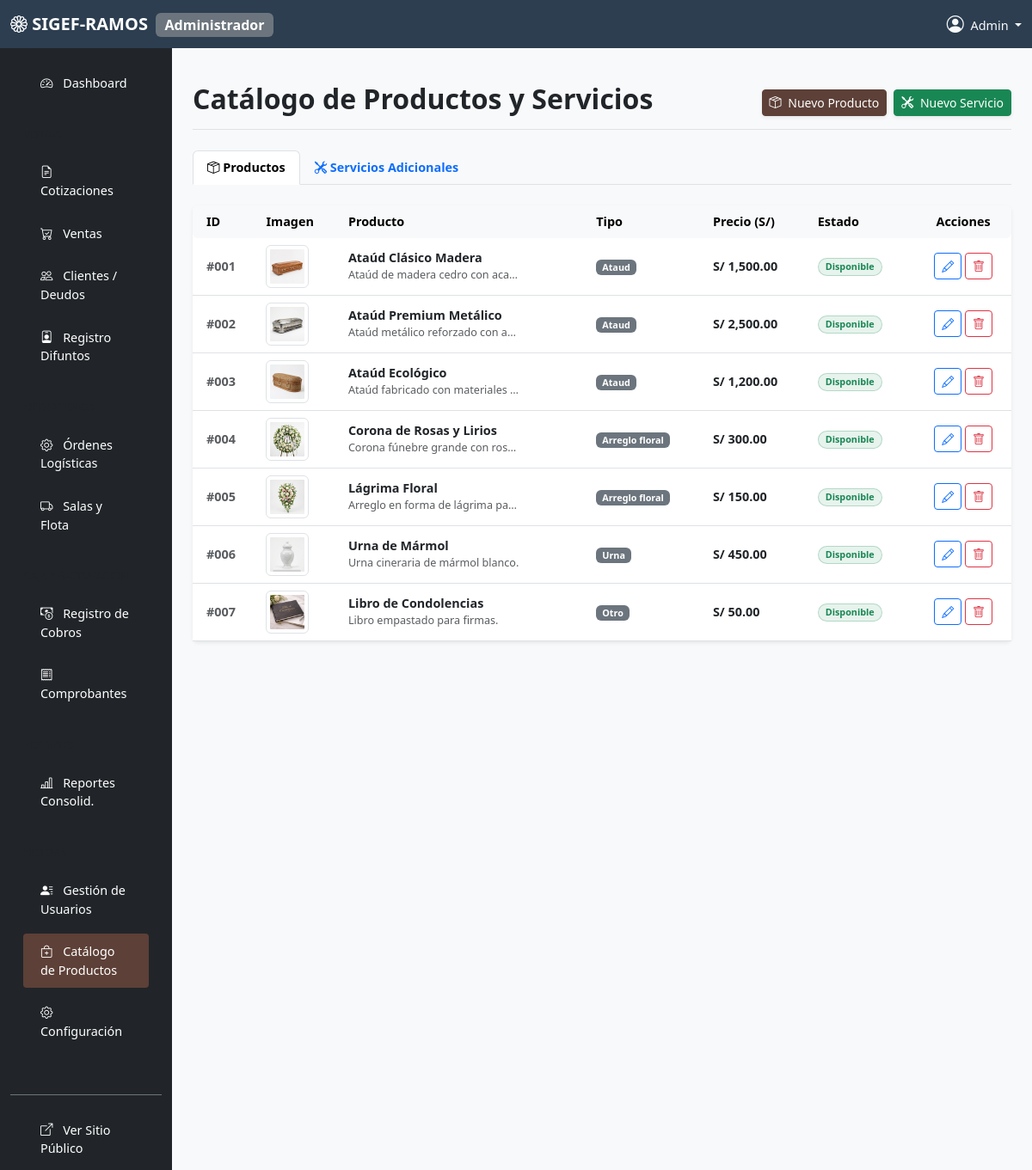
Screenshot of /?controller=Admin&action=catalogo (signed in) with the database file from the repository.
### tables this page shows
CREATE TABLE productos_catalogo (
    id INT AUTO_INCREMENT PRIMARY KEY,
    tipo ENUM('ataud', 'arreglo_floral', 'urna', 'otro') NOT NULL,
    nombre VARCHAR(100) NOT NULL,
    descripcion TEXT,
    precio DECIMAL(10,2) NOT NULL,
    imagen VARCHAR(255),
    estado ENUM('disponible', 'agotado') DEFAULT 'disponible'
);

### controllers/AdminController.php (called while the page is built, shortened)
<?php
class AdminController extends BaseController
{
    public function catalogo()
    {
        require_once 'models/Catalog.php';
        $catalogModel = new Catalog();
        $productos = $catalogModel->getAllProductos();
        $servicios = $catalogModel->getAllServicios();
        $this->render('admin/catalogo', [
            'title' => 'Catálogo de Productos y Servicios',
            'productos' => $productos,
            'servicios' => $servicios
        ], 'admin');
    }
}
?>

### models/Catalog.php (called while the page is built, shortened)
<?php
require_once 'config/config.php';
class Catalog {
    private $conn;
    public function __construct() {
        global $conn;
        $this->conn = $conn;
    }
    public function getAllProductos() {
        $query = "SELECT * FROM productos_catalogo";
        $stmt = $this->conn->prepare($query);
        $stmt->execute();
        return $stmt->fetchAll(PDO::FETCH_ASSOC);
    }
}
?>

### views/admin/catalogo.php (the view, shortened to what this page needs)
<?php
$productos = $data['productos'] ?? [];
?>
<div class="d-flex justify-content-between flex-wrap flex-md-nowrap align-items-center pt-3 pb-2 mb-4 border-bottom">
    <h1 class="h2 fw-bold text-dark">Catálogo de Productos y Servicios</h1>
    <div class="btn-toolbar mb-2 mb-md-0">
        <button type="button" class="btn btn-sm btn-primary shadow-sm me-2" data-bs-toggle="modal" data-bs-target="#prodModal" onclick="openProdModal('crear')">
            <i class="bi bi-box-seam me-1"></i> Nuevo Producto
        </button>
        <button type="button" class="btn btn-sm btn-success shadow-sm" data-bs-toggle="modal" data-bs-target="#servModal" onclick="openServModal('crear')">
            <i class="bi bi-tools me-1"></i> Nuevo Servicio
        </button>
    </div>
</div>
<ul class="nav nav-tabs mb-4" id="catTabs" role="tablist">
  <li class="nav-item" role="presentation">
    <button class="nav-link active fw-bold" id="prod-tab" data-bs-toggle="tab" data-bs-target="#prod" type="button" role="tab" aria-controls="prod" aria-selected="true"><i class="bi bi-box-seam"></i> Productos</button>
  </li>
  <li class="nav-item" role="presentation">
    <button class="nav-link fw-bold" id="serv-tab" data-bs-toggle="tab" data-bs-target="#serv" type="button" role="tab" aria-controls="serv" aria-selected="false"><i class="bi bi-tools"></i> Servicios Adicionales</button>
  </li>
</ul>
<div class="tab-content">
  <div class="tab-pane fade show active" id="prod" role="tabpanel" aria-labelledby="prod-tab">
      <div class="card shadow-sm border-0">
          <div class="card-body p-0">
              <div class="table-responsive">
                  <table class="table table-hover align-middle mb-0">
                      <thead class="table-light">
                          <tr>
                              <th class="ps-3 border-0 rounded-start">ID</th>
                              <th class="border-0">Imagen</th>
                              <th class="border-0">Producto</th>
                              <th class="border-0">Tipo</th>
                              <th class="border-0">Precio (S/)</th>
                              <th class="border-0">Estado</th>
                              <th class="border-0 text-center rounded-end">Acciones</th>
                          </tr>
                      </thead>
                      <tbody>
                          <?php foreach ($productos as $p): ?>
                          <tr>
                              <td class="ps-3 fw-bold text-muted">#<?= str_pad($p['id'], 3, '0', STR_PAD_LEFT) ?></td>
                              <td>
                                  <?php if($p['imagen']): ?>
                                      <img src="<?= BASE_URL ?>assets/img/catalog/<?= htmlspecialchars($p['imagen']) ?>" alt="<?= htmlspecialchars($p['nombre']) ?>" class="img-thumbnail" style="width: 50px; height: 50px; object-fit: cover;">
                                  <?php else: ?>
                                      <div class="bg-light text-muted d-flex align-items-center justify-content-center border rounded" style="width: 50px; height: 50px;"><i class="bi bi-image"></i></div>
                                  <?php endif; ?>
                              </td>
                              <td>
                                  <div class="fw-bold"><?= htmlspecialchars($p['nombre']) ?></div>
                                  <div class="small text-muted text-truncate" style="max-width: 200px;"><?= htmlspecialchars($p['descripcion']) ?></div>
                              </td>
                              <td><span class="badge bg-secondary"><?= ucfirst(str_replace('_', ' ', $p['tipo'])) ?></span></td>
                              <td class="fw-bold">S/ <?= number_format($p['precio'], 2) ?></td>
                              <td>
                                  <?php if($p['estado'] == 'disponible'): ?>
                                      <span class="badge bg-success bg-opacity-10 text-success px-2 py-1 border border-success border-opacity-25 rounded-pill">Disponible</span>
                                  <?php else: ?>
                                      <span class="badge bg-danger bg-opacity-10 text-danger px-2 py-1 border border-danger border-opacity-25 rounded-pill">Agotado</span>
                                  <?php endif; ?>
                              </td>
                              <td class="text-center">
                                  <button class="btn btn-sm btn-outline-primary" title="Editar" onclick='openProdModal("editar", <?= json_encode($p) ?>)' data-bs-toggle="modal" data-bs-target="#prodModal"><i class="bi bi-pencil"></i></button>
                                  <form method="POST" action="index.php?controller=Admin&action=catalogo" class="d-inline" onsubmit="return confirm('¿Seguro que desea eliminar este producto? Esta acción no se puede deshacer.')">
                                      <button type="submit" class="btn btn-sm btn-outline-danger" title="Eliminar"><i class="bi bi-trash"></i></button>
                                  </form>
                              </td>
                          </tr>
                          <?php endforeach; ?>
                      </tbody>
                  </table>
              </div>
          </div>
      </div>
  </div>
</div>

### assets/css/style.css (style rules this page uses)
:root { --primary-color: #5d4037; --secondary-color: #8d6e63; }
body { font-family: 'Segoe UI', Tahoma, Geneva, Verdana, sans-serif; background-color: #f8f9fa; display: flex; flex-direction: column; }
.btn-primary { background-color: var(--primary-color); border-color: var(--primary-color); }

### views/layouts/admin.php (style rules this page uses)
body { font-size: 0.9rem; }

### rows the page displays
productos_catalogo: id "001", imagen (picture), nombre "Ataúd Clásico Madera", descripcion "Ataúd de madera cedro con aca…", tipo "Ataud", precio "1,500.00", estado "Disponible"
productos_catalogo: id "002", imagen (picture), nombre "Ataúd Premium Metálico", descripcion "Ataúd metálico reforzado con a…", tipo "Ataud", precio "2,500.00", estado "Disponible"
productos_catalogo: id "003", imagen (picture), nombre "Ataúd Ecológico", descripcion "Ataúd fabricado con materiales…", tipo "Ataud", precio "1,200.00", estado "Disponible"
productos_catalogo: id "004", imagen (picture), nombre "Corona de Rosas y Lirios", descripcion "Corona fúnebre grande con ros…", tipo "Arreglo floral", precio "300.00", estado "Disponible"
productos_catalogo: id "005", imagen (picture), nombre "Lágrima Floral", descripcion "Arreglo en forma de lágrima pa…", tipo "Arreglo floral", precio "150.00", estado "Disponible"
productos_catalogo: id "006", imagen (picture), nombre "Urna de Mármol", descripcion "Urna cineraria de mármol blanco.", tipo "Urna", precio "450.00", estado "Disponible"
productos_catalogo: id "007", imagen (picture), nombre "Libro de Condolencias", descripcion "Libro empastado para firmas.", tipo "Otro", precio "50.00", estado "Disponible"

### other values shown
$_SESSION['user_role_name'] "Administrador"
$_SESSION['user_name'] "Admin"
